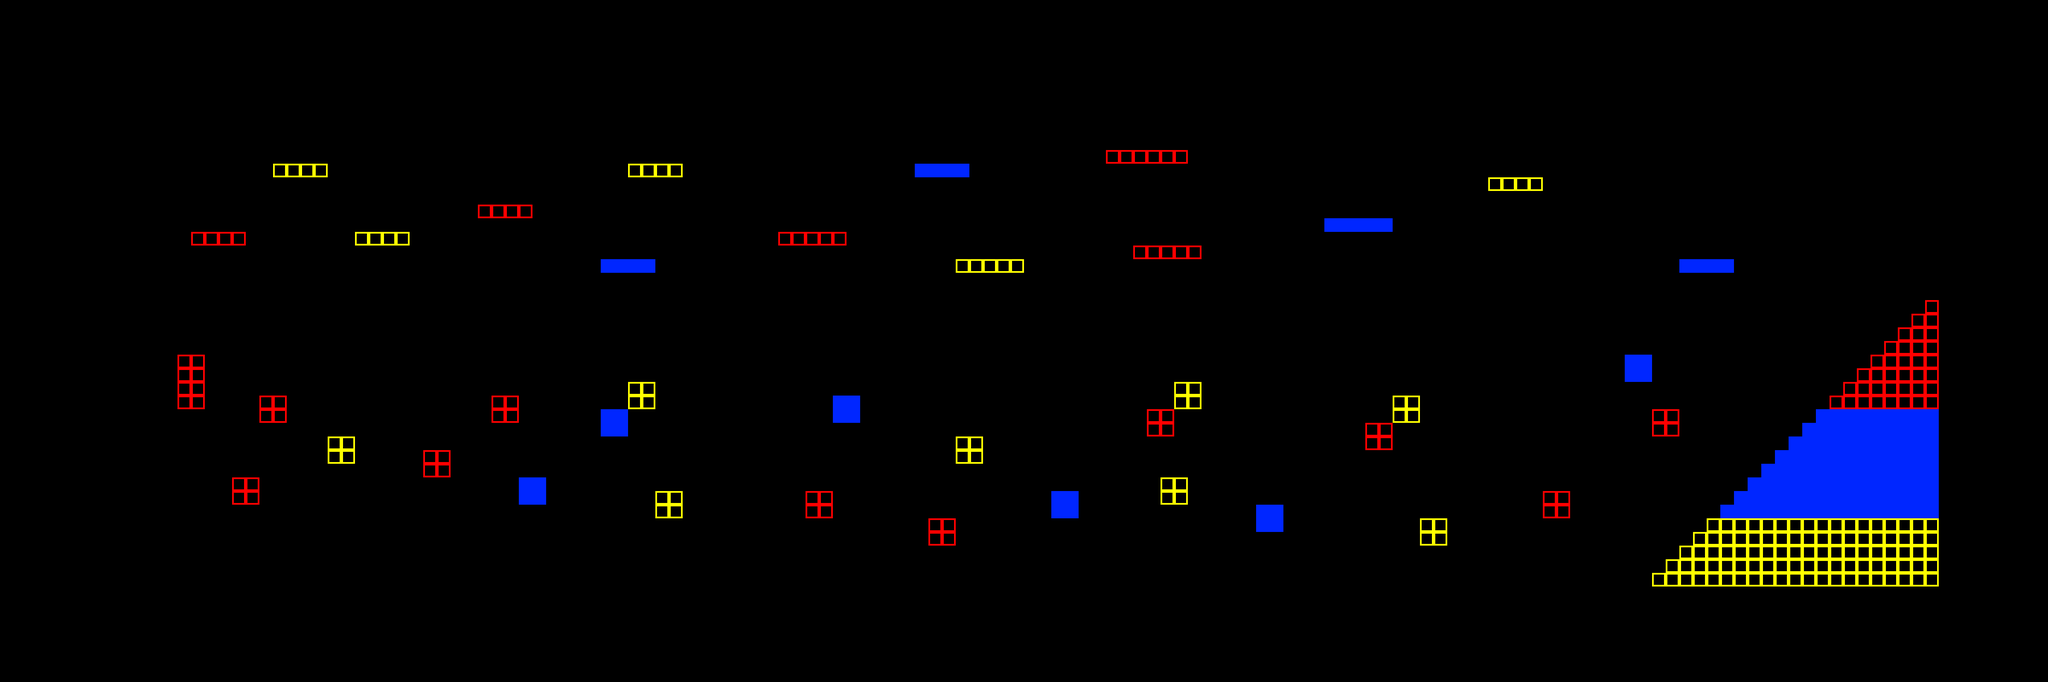

The image is a tile-based game level rendered from a .tmx file. Its description and source (layers, tilesets, objects; grid data summarised) follow:
An orthogonal 150x50 tile map with 32x32 px tiles, 1 tile layer (Tile Layer 1) and 76 objects (74x object, 2x fixture).

<map version="1.0" orientation="orthogonal" width="150" height="50" tilewidth="32" tileheight="32">
 <properties>
  <property name="unitScale" value="0.03125" />
 </properties>
 <tileset firstgid="1" name="tileset1" tilewidth="32" tileheight="32">
  <image source="tileset1.png" width="512" height="512" />
 </tileset>
 <layer name="Tile Layer 1" width="150" height="50">
  <data>[7500 cells, 1354 non-empty, 5 distinct tile ids]</data>
 </layer>
 <objectgroup name="Object Layer 1">
  <object type="object" x="160" y="1376" width="4384" height="64">
   <properties>
    <property name="bodyType" value="StaticBody" />
    <property name="categoryBits" value="1" />
    <property name="friction" value="1" />
    <property name="userData" value="ground" />
   </properties>
  </object>
  <object type="object" x="96" y="0" width="64" height="1440">
   <properties>
    <property name="bodyType" value="StaticBody" />
    <property name="categoryBits" value="1" />
    <property name="userData" value="ground" />
   </properties>
  </object>
  <object type="object" x="4544" y="0" width="64" height="1440">
   <properties>
    <property name="bodyType" value="StaticBody" />
    <property name="categoryBits" value="1" />
    <property name="userData" value="ground" />
   </properties>
  </object>
  <object name="nextlevel" type="object" x="192" y="928" width="32" height="64">
   <properties>
    <property name="bodyType" value="StaticBody" />
    <property name="categoryBits" value="1" />
    <property name="isSensor" value="true" />
    <property name="userData" value="nextlevel" />
   </properties>
  </object>
  <object type="object" x="352" y="688" width="3904" height="16">
   <properties>
    <property name="bodyType" value="StaticBody" />
    <property name="categoryBits" value="1" />
    <property name="isSensor" value="true" />
    <property name="userData" value="spikes" />
   </properties>
  </object>
  <object name="light1" type="object" x="2176" y="896" width="32" height="32">
   <properties>
    <property name="bodyType" value="StaticBody" />
    <property name="isSensor" value="true" />
    <property name="userData" value="light" />
   </properties>
  </object>
  <object name="light2" type="object" x="3456" y="896" width="32" height="32">
   <properties>
    <property name="bodyType" value="StaticBody" />
    <property name="isSensor" value="true" />
    <property name="userData" value="light" />
   </properties>
  </object>
  <object name="light3" type="object" x="864" y="896" width="32" height="32">
   <properties>
    <property name="bodyType" value="StaticBody" />
    <property name="isSensor" value="true" />
    <property name="userData" value="light" />
   </properties>
  </object>
  <object type="object" x="160" y="704" width="4096" height="64">
   <properties>
    <property name="bodyType" value="StaticBody" />
    <property name="categoryBits" value="1" />
    <property name="friction" value="1" />
    <property name="userData" value="ground" />
   </properties>
  </object>
  <object type="object" x="160" y="448" width="192" height="256">
   <properties>
    <property name="bodyType" value="StaticBody" />
    <property name="categoryBits" value="1" />
    <property name="friction" value="1" />
    <property name="userData" value="ground" />
   </properties>
  </object>
  <object type="object" x="160" y="1024" width="224" height="352">
   <properties>
    <property name="bodyType" value="StaticBody" />
    <property name="categoryBits" value="1" />
    <property name="friction" value="1" />
    <property name="userData" value="ground" />
   </properties>
  </object>
  <object name="dialogue6" type="object" x="896" y="352" width="720" height="32">
   <properties>
    <property name="bodyType" value="StaticBody" />
    <property name="categoryBits" value="32" />
    <property name="isSensor" value="true" />
    <property name="userData" value="light" />
   </properties>
  </object>
  <object name="dialogue7" type="object" x="2112" y="448" width="720" height="32">
   <properties>
    <property name="bodyType" value="StaticBody" />
    <property name="categoryBits" value="32" />
    <property name="isSensor" value="true" />
    <property name="userData" value="light" />
   </properties>
  </object>
 </objectgroup>
 <objectgroup name="Player">
  <object name="player" type="object" x="224" y="320" width="33" height="62">
   <properties>
    <property name="bodyType" value="DynamicBody" />
    <property name="categoryBits" value="16" />
    <property name="density" value="3" />
    <property name="fixedRotation" value="true" />
    <property name="friction" value="0" />
    <property name="linearDamping" value="0" />
    <property name="maskBits" value="3" />
    <property name="setBullet" value="true" />
    <property name="userData" value="player" />
   </properties>
  </object>
  <object name="feet" type="fixture" x="226.5" y="378" width="28" height="8">
   <properties>
    <property name="body" value="player" />
    <property name="isSensor" value="true" />
    <property name="maskBits" value="3" />
    <property name="userData" value="feet" />
   </properties>
  </object>
  <object name="leg" type="fixture" x="226.5" y="370" width="28" height="8">
   <properties>
    <property name="body" value="player" />
    <property name="isSensor" value="true" />
    <property name="maskBits" value="3" />
    <property name="userData" value="leg" />
   </properties>
  </object>
 </objectgroup>
 <objectgroup name="World 1">
  <properties>
   <property name="categoryBits" value="2" />
  </properties>
  <object type="object" x="448" y="544" width="128" height="32" />
  <object type="object" x="1120" y="480" width="128" height="32" />
  <object type="object" x="2656" y="576" width="160" height="32" />
  <object type="object" x="2592" y="352" width="192" height="32" />
  <object type="object" x="1824" y="544" width="160" height="32" />
  <object type="object" x="544" y="1120" width="64" height="64" />
  <object type="object" x="992" y="1056" width="64" height="64" />
  <object type="object" x="1888" y="1152" width="64" height="64" />
  <object type="object" x="2176" y="1216" width="64" height="64" />
  <object type="object" x="2688" y="960" width="64" height="64" />
  <object type="object" x="3200" y="992" width="64" height="64" />
  <object type="object" x="3616" y="1152" width="64" height="64" />
  <object type="object" x="3872" y="960" width="64" height="64" />
  <object type="object" x="4512" y="704" width="32" height="32" />
  <object type="object" x="4416" y="800" width="128" height="32" />
  <object type="object" x="4480" y="736" width="64" height="32" />
  <object type="object" x="4448" y="768" width="96" height="32" />
  <object type="object" x="4288" y="928" width="256" height="32" />
  <object type="object" x="4384" y="832" width="160" height="32" />
  <object type="object" x="4320" y="896" width="224" height="32" />
  <object type="object" x="4352" y="864" width="192" height="32" />
  <object type="object" x="1152" y="928" width="64" height="64" />
  <object type="object" x="608" y="928" width="64" height="64" />
  <object type="object" x="416" y="832" width="64" height="128" />
 </objectgroup>
 <objectgroup name="World 2">
  <properties>
   <property name="categoryBits" value="4" />
  </properties>
  <object type="object" x="640" y="384" width="128" height="32" />
  <object type="object" x="1472" y="384" width="128" height="32" />
  <object type="object" x="832" y="544" width="128" height="32" />
  <object type="object" x="2240" y="608" width="160" height="32" />
  <object type="object" x="3488" y="416" width="128" height="32" />
  </objectgroup>
 <objectgroup name="World 3">
  <properties>
   <property name="categoryBits" value="8" />
   <property name="maskBits" value="31" />
  </properties>
  <!-- 18 objects omitted --></objectgroup>
</map>
<!-- 31 of 76 objects omitted -->